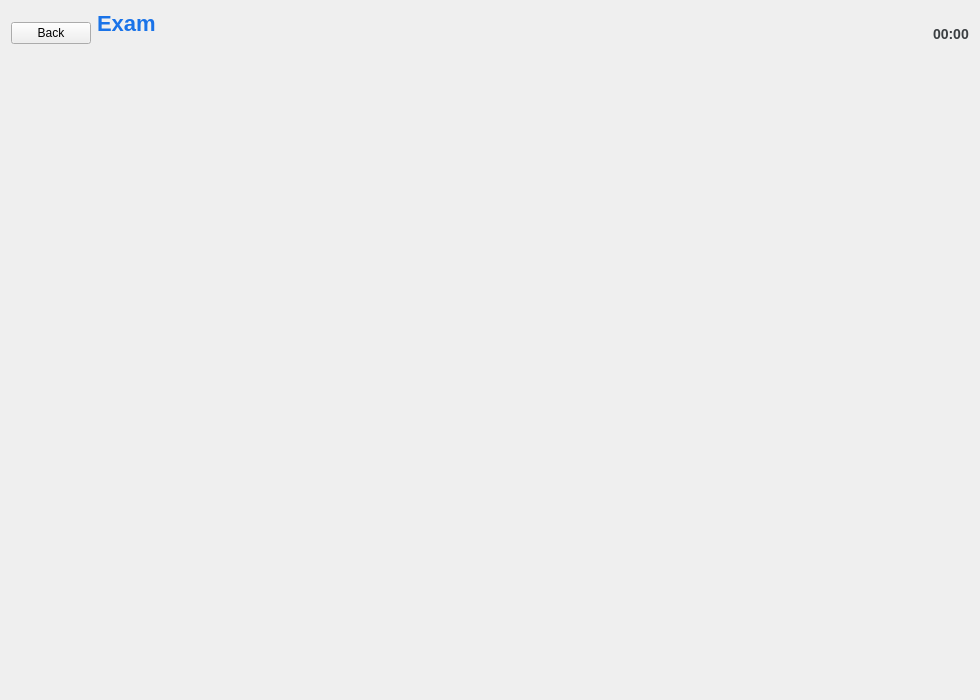
<?xml version="1.0" encoding="UTF-8"?>
<ui version="4.0">
 <class>ExamTakeView</class>
 <widget class="QWidget" name="ExamTakeView">
  <property name="geometry">
   <rect>
    <x>0</x>
    <y>0</y>
    <width>980</width>
    <height>700</height>
   </rect>
  </property>
  <property name="windowTitle">
   <string>Exam</string>
  </property>
  <layout class="QVBoxLayout" name="main_layout">
   <item>
    <layout class="QHBoxLayout" name="header_layout">
     <item>
      <widget class="QPushButton" name="back_btn">
       <property name="minimumSize">
        <size>
         <width>80</width>
         <height>0</height>
        </size>
       </property>
       <property name="maximumSize">
        <size>
         <width>80</width>
         <height>16777215</height>
        </size>
       </property>
       <property name="text">
        <string>Back</string>
       </property>
      </widget>
     </item>
     <item>
      <layout class="QVBoxLayout" name="title_layout">
       <item>
        <widget class="QLabel" name="title_label">
         <property name="styleSheet">
          <string notr="true">font-size: 22px; font-weight: bold; color: #1a73e8;</string>
         </property>
         <property name="text">
          <string>Exam</string>
         </property>
        </widget>
       </item>
       <item>
        <widget class="QLabel" name="subtitle_label">
         <property name="styleSheet">
          <string notr="true">color: #5f6368;</string>
         </property>
         <property name="text">
          <string/>
         </property>
        </widget>
       </item>
      </layout>
     </item>
     <item>
      <spacer name="header_spacer">
       <property name="orientation">
        <enum>Qt::Orientation::Horizontal</enum>
       </property>
       <property name="sizeHint" stdset="0">
        <size>
         <width>40</width>
         <height>20</height>
        </size>
       </property>
      </spacer>
     </item>
     <item>
      <widget class="QLabel" name="timer_label">
       <property name="styleSheet">
        <string notr="true">font-size: 14px; font-weight: bold; color: #3c4043;</string>
       </property>
       <property name="text">
        <string>00:00</string>
       </property>
      </widget>
     </item>
    </layout>
   </item>
   <item>
    <widget class="QStackedWidget" name="stacked_widget">
     <property name="currentIndex">
      <number>0</number>
     </property>
     <widget class="QWidget" name="overview_page">
      <layout class="QVBoxLayout" name="overview_layout">
       <property name="leftMargin">
        <number>0</number>
       </property>
       <property name="topMargin">
        <number>0</number>
       </property>
       <property name="rightMargin">
        <number>0</number>
       </property>
       <property name="bottomMargin">
        <number>0</number>
       </property>
      </layout>
     </widget>
     <widget class="QWidget" name="test_page">
      <layout class="QVBoxLayout" name="test_layout">
       <property name="leftMargin">
        <number>0</number>
       </property>
       <property name="topMargin">
        <number>0</number>
       </property>
       <property name="rightMargin">
        <number>0</number>
       </property>
       <property name="bottomMargin">
        <number>0</number>
       </property>
       <item>
        <widget class="QSplitter" name="test_splitter">
         <property name="orientation">
          <enum>Qt::Orientation::Horizontal</enum>
         </property>
         <widget class="QWidget" name="part_panel">
          <property name="minimumSize">
           <size>
            <width>150</width>
            <height>0</height>
           </size>
          </property>
          <property name="maximumSize">
           <size>
            <width>220</width>
            <height>16777215</height>
           </size>
          </property>
          <layout class="QVBoxLayout" name="part_panel_layout">
           <property name="leftMargin">
            <number>0</number>
           </property>
           <property name="topMargin">
            <number>0</number>
           </property>
           <property name="rightMargin">
            <number>8</number>
           </property>
           <property name="bottomMargin">
            <number>0</number>
           </property>
           <item>
            <widget class="QLabel" name="part_list_label">
             <property name="styleSheet">
              <string notr="true">font-weight: bold; color: #202124;</string>
             </property>
             <property name="text">
              <string>Parts</string>
             </property>
            </widget>
           </item>
           <item>
            <widget class="QListWidget" name="part_list">
             <property name="styleSheet">
              <string notr="true">QListWidget { border: 1px solid #dadce0; border-radius: 6px; background: #ffffff; }
QListWidget::item { padding: 8px 10px; }
QListWidget::item:selected { background: #e8f0fe; color: #174ea6; }</string>
             </property>
            </widget>
           </item>
          </layout>
         </widget>
         <widget class="QWidget" name="question_panel">
          <layout class="QVBoxLayout" name="question_panel_layout">
           <property name="leftMargin">
            <number>0</number>
           </property>
           <property name="topMargin">
            <number>0</number>
           </property>
           <property name="rightMargin">
            <number>0</number>
           </property>
           <property name="bottomMargin">
            <number>0</number>
           </property>
           <item>
            <widget class="QScrollArea" name="test_scroll">
             <property name="widgetResizable">
              <bool>true</bool>
             </property>
             <widget class="QWidget" name="test_questions_container">
              <property name="geometry">
               <rect>
                <x>0</x>
                <y>0</y>
                <width>758</width>
                <height>588</height>
               </rect>
              </property>
              <layout class="QVBoxLayout" name="test_questions_layout">
               <property name="leftMargin">
                <number>0</number>
               </property>
               <property name="topMargin">
                <number>0</number>
               </property>
               <property name="rightMargin">
                <number>0</number>
               </property>
               <property name="bottomMargin">
                <number>0</number>
               </property>
              </layout>
             </widget>
            </widget>
           </item>
          </layout>
         </widget>
        </widget>
       </item>
       <item>
        <layout class="QHBoxLayout" name="test_footer_layout"/>
       </item>
      </layout>
     </widget>
     <widget class="QWidget" name="result_page">
      <layout class="QVBoxLayout" name="result_layout">
       <property name="leftMargin">
        <number>0</number>
       </property>
       <property name="topMargin">
        <number>0</number>
       </property>
       <property name="rightMargin">
        <number>0</number>
       </property>
       <property name="bottomMargin">
        <number>0</number>
       </property>
      </layout>
     </widget>
     <widget class="QWidget" name="history_page">
      <layout class="QVBoxLayout" name="history_layout">
       <property name="leftMargin">
        <number>0</number>
       </property>
       <property name="topMargin">
        <number>0</number>
       </property>
       <property name="rightMargin">
        <number>0</number>
       </property>
       <property name="bottomMargin">
        <number>0</number>
       </property>
      </layout>
     </widget>
     <widget class="QWidget" name="dictation_page">
      <layout class="QVBoxLayout" name="dictation_layout">
       <property name="leftMargin">
        <number>0</number>
       </property>
       <property name="topMargin">
        <number>0</number>
       </property>
       <property name="rightMargin">
        <number>0</number>
       </property>
       <property name="bottomMargin">
        <number>0</number>
       </property>
      </layout>
     </widget>
    </widget>
   </item>
  </layout>
 </widget>
 <resources/>
 <connections/>
</ui>
